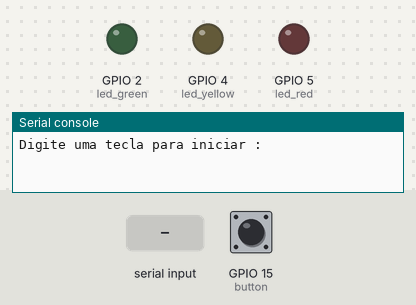
Simulated run of this program. Board: ESP32 board running MicroPython. On the bench: output pins drawn as LEDs (lit = HIGH), the last lines printed to the serial console. The inputs (shaded band) are chosen by the test bench; at power-on: GPIO 15 (button) LOW.

Above: at 1.2 s.
1.3 s: "1" typed at the serial console, then Enter
At 3.2 s:
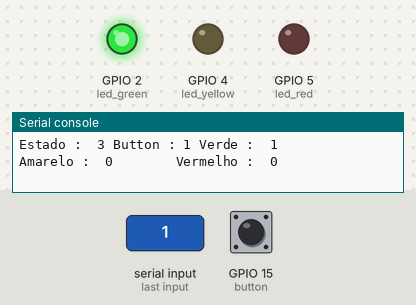
At 6.9 s:
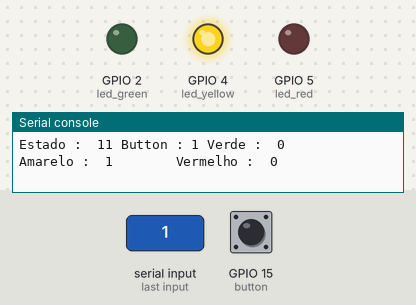
Timing chart, 0 to 13.3 s (numbered marks = the images above; inputs shaded):
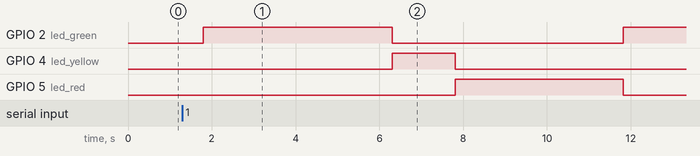

The program:

exercicio5.py
```python
# IEA 2023
# Exercicio 5 - Aula 3
# 27 Fev 2023
# 107393 - Tomás Leite

# Semáforos

from time import sleep
from machine import Pin

# Config porta G2, G4 e G5 como Pinos de saída
led_green = Pin (2, Pin.OUT)
led_yellow = Pin (4, Pin.OUT)
led_red = Pin (5, Pin.OUT)

# Config GPI015
button = Pin ( 15, Pin.IN, Pin.PULL_DOWN )


xx = input ( 'Digite uma tecla para iniciar : ' )

aux = 0
while True:
    sleep (0.5)
    aux += 1
    if button.value():
        axu = 'Button : 0'
    else:
        axu = 'Button : 1'
    if aux in range (0,9):
        led_green.value (True)
        led_yellow (False)
        led_red (False)
    elif aux in range (10,12):
        led_green.value (False)
        led_yellow.value (True)
        led_red.value (False)
    elif aux in range (13,18):
        led_green.value (False)
        led_yellow.value (False)
        led_red.value (True)
    elif aux > 19:
        aux = 0

    print ( 'Estado : ', aux , axu , 'Verde : ', led_green.value(), '      ', 'Amarelo : ', led_yellow.value(), '      ', 'Vermelho : ', led_red.value())
```

Measured:
- after the input at 1.3 s, GPIO 2 (led_green): LOW → HIGH after 0.50 s, → LOW 4.5 s later, → HIGH 5.5 s later; GPIO 4 (led_yellow): LOW → HIGH after 5.0 s, → LOW 1.5 s later; GPIO 5 (led_red): LOW → HIGH after 6.5 s, → LOW 4.0 s later
